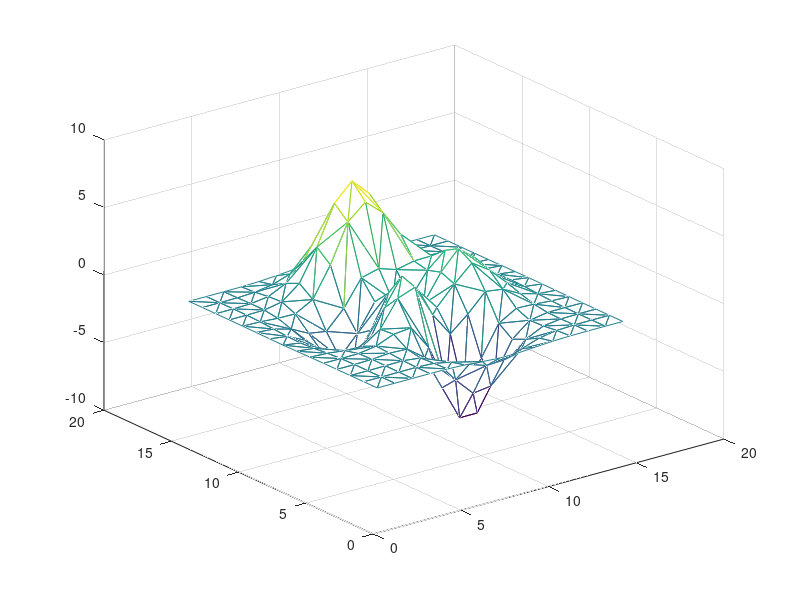

Source code (MATLAB):
% clear,clc,close all
% [X,Y] = deal(1:40);             % Create grid reference
% Z = peaks(40);                  % Create grid height
% stlWrite('test.stl',X,Y,Z,'mode','ascii')
% 
% tmpvol = false(20,20,20);      % Empty voxel volume
% tmpvol(8:12,8:12,5:15) = 1;    % Turn some voxels on
% fv = isosurface(~tmpvol, 0.5); % Make patch w. faces "out"
% stlWrite('test2.stl',fv)        % Save to binary .stl


[x,y] = meshgrid(1:15,1:15);
tri = delaunay(x,y);
z = peaks(15);
trimesh(tri,x,y,z)
